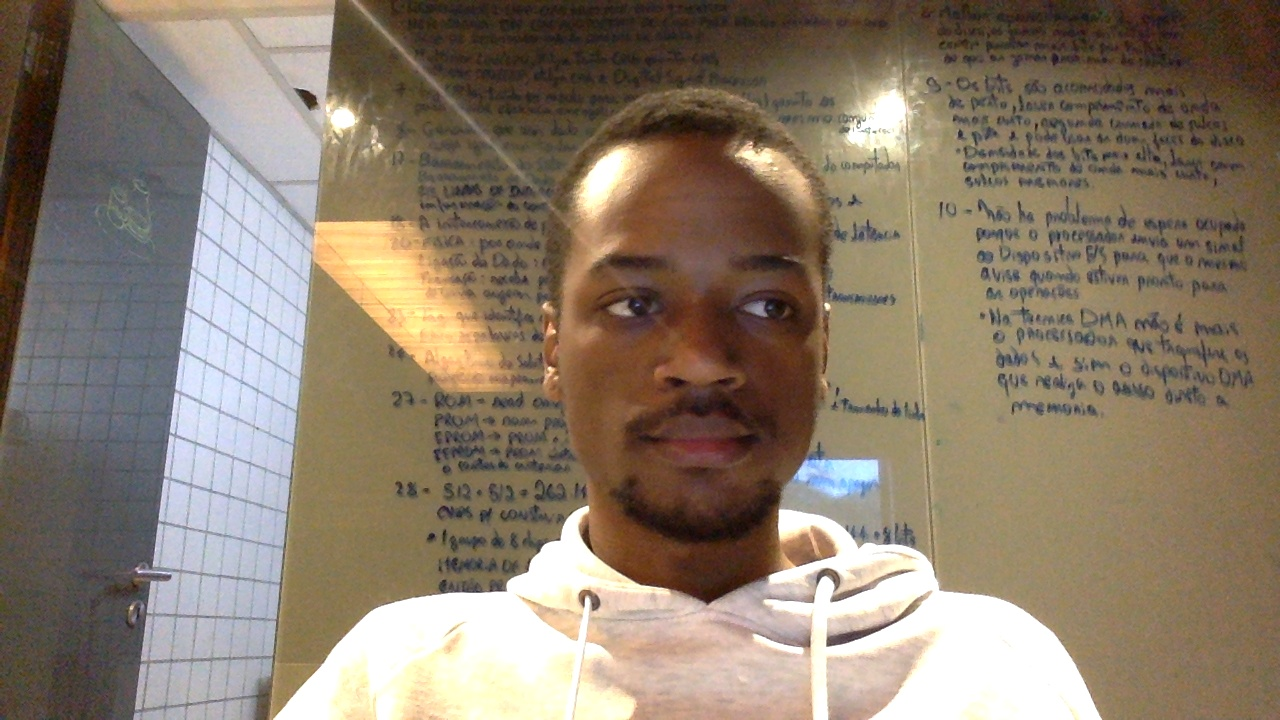
#> input picture src/face_recognition/Matheus.jpg, 1280 x 720 px
$ python -i frame_processing.py   (imports and definitions only)
#> lines starting #> are read from the running program, lines starting #| are printed output that depends on the picture; after the words box and inside, x2 and y2 are one past the last pixel; in counts of white or black regions, pixels touching at a corner belong together
#> further down, picture is the input picture: shape (720, 1280, 3); mean B, G, R 108.2, 125, 139.4
import cv2
import numpy as np

# To make video slower and visibles


def adjust_gamma(image, gamma = 1.0):
	# build a lookup table mapping the pixel values [0, 255] to
	# their adjusted gamma values
	inv_gamma = 1.0 / gamma
	table = np.array([((i / 255.0) ** inv_gamma) * 255
		for i in np.arange(0, 256)]).astype("uint8")
	# apply gamma correction using the lookup table
	return cv2.LUT(image, table)

def basic_threshold(frame, gamma = 1.0):
#> called with gamma = 1
    kernel = np.ones((5,5),np.uint8)

    frame = adjust_gamma(frame, gamma)
    frame = cv2.cvtColor(frame, cv2.COLOR_BGR2GRAY)
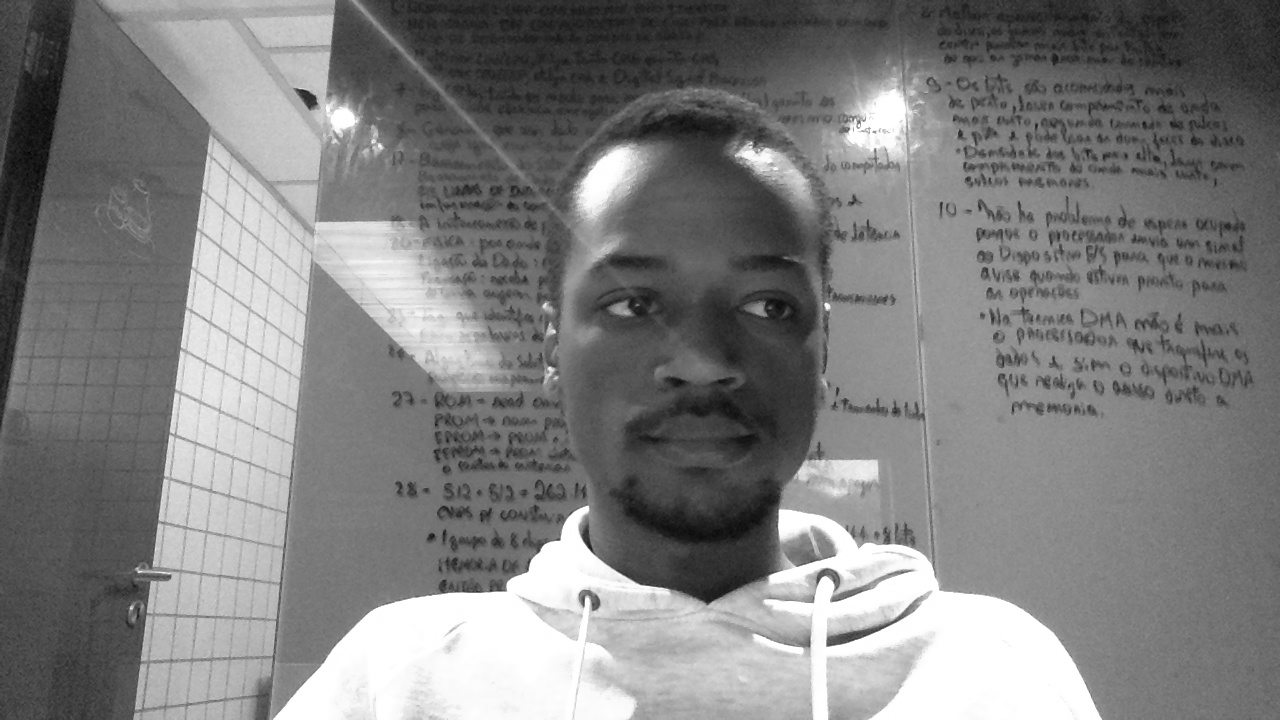
#> frame: shape (720, 1280); min 6, max 255, mean 127.4
    frame = cv2.GaussianBlur(frame, (5,5), 0)
    _, frame = cv2.threshold(frame, 50, 230, cv2.THRESH_BINARY_INV)
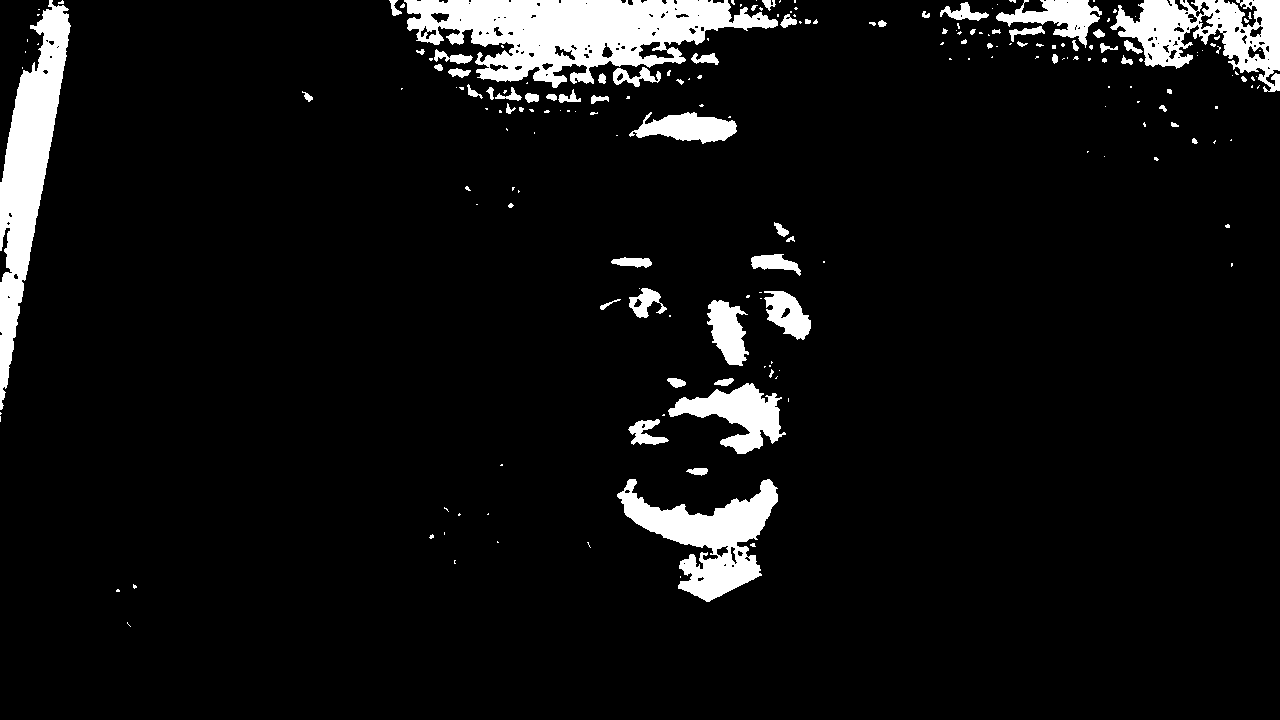
#> frame: shape (720, 1280); values 0 (black) and 230 (white), 6.9% white; 201 white regions (136 under 20 px), largest, box (x1, y1, x2, y2) and area: (404, 0, 778, 88) 17814, (0, 0, 71, 410) 11411, (617, 479, 778, 602) 8129
    frame = cv2.morphologyEx(frame, cv2.MORPH_OPEN, kernel)
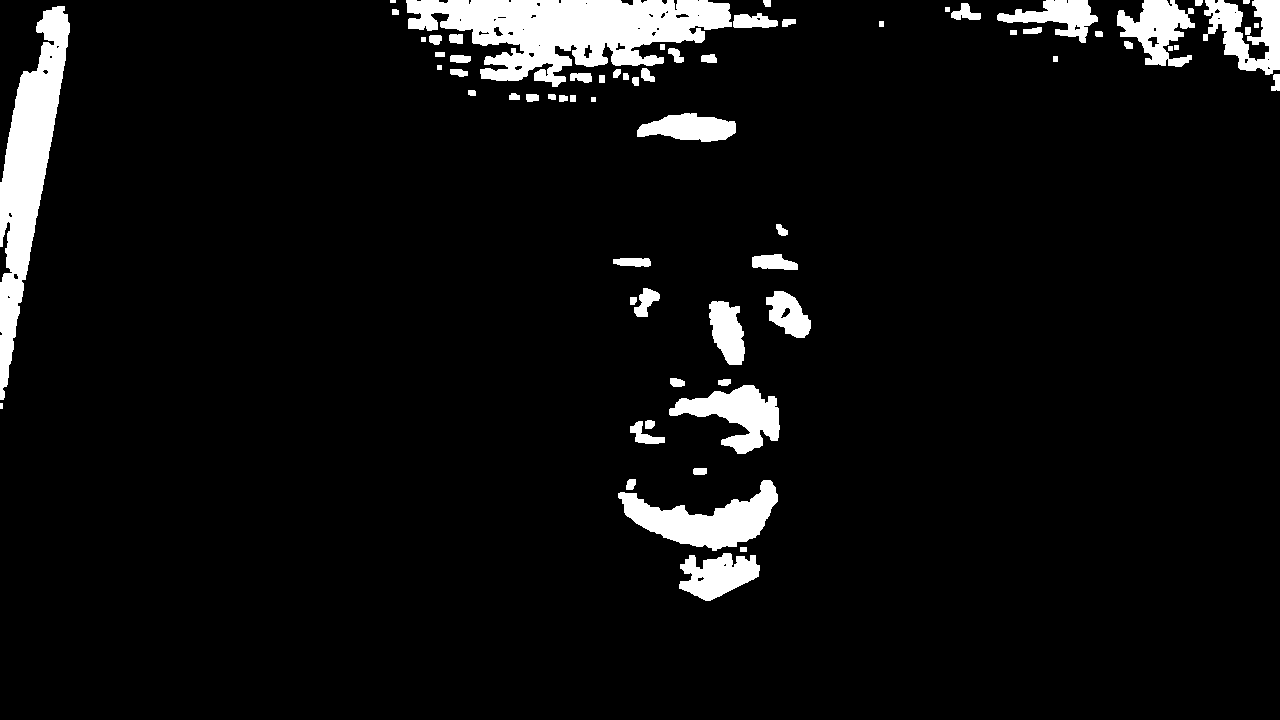
#> frame: shape (720, 1280); values 0 (black) and 230 (white), 6.2% white; 67 white regions (2 under 20 px), largest, box (x1, y1, x2, y2) and area: (406, 0, 732, 87) 15889, (0, 6, 70, 400) 11207, (618, 480, 778, 551) 5226
    return frame

>>> import cv2
>>> picture = cv2.imread('../face_recognition/Matheus.jpg')
>>> result = basic_threshold(picture)
